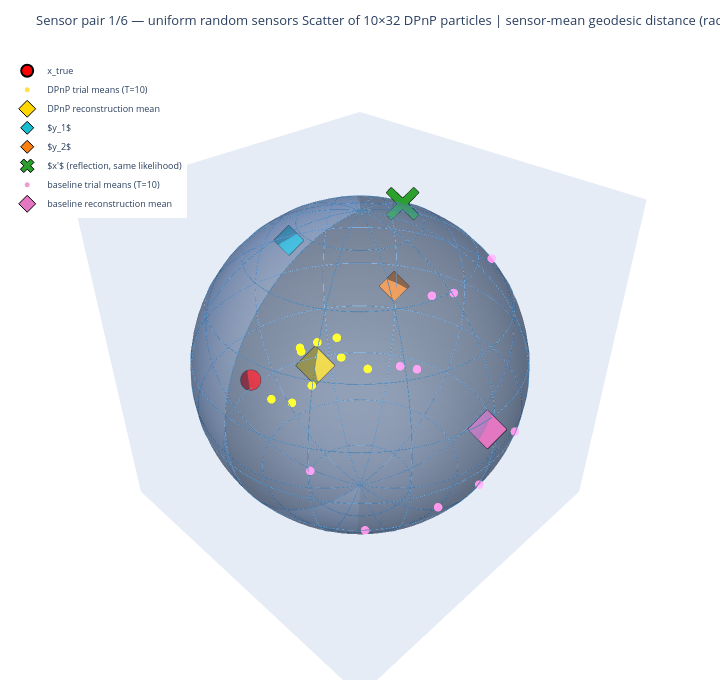
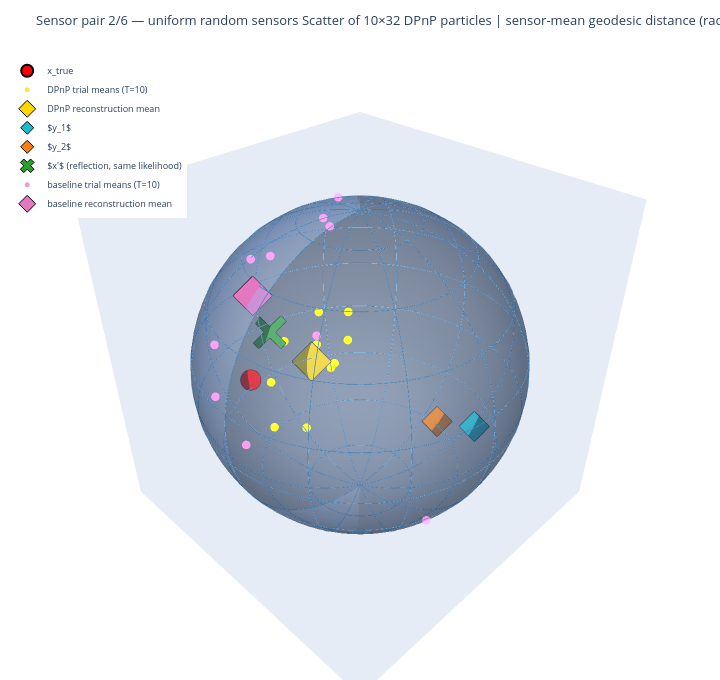
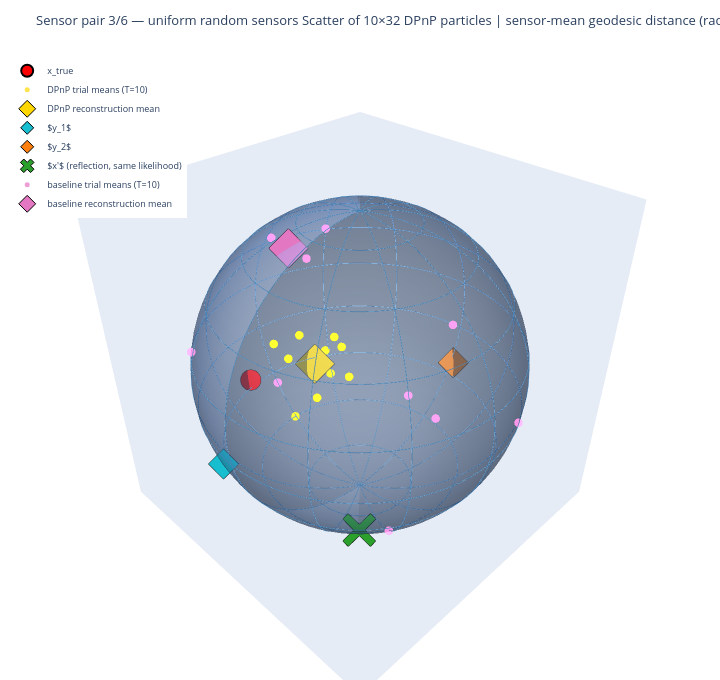
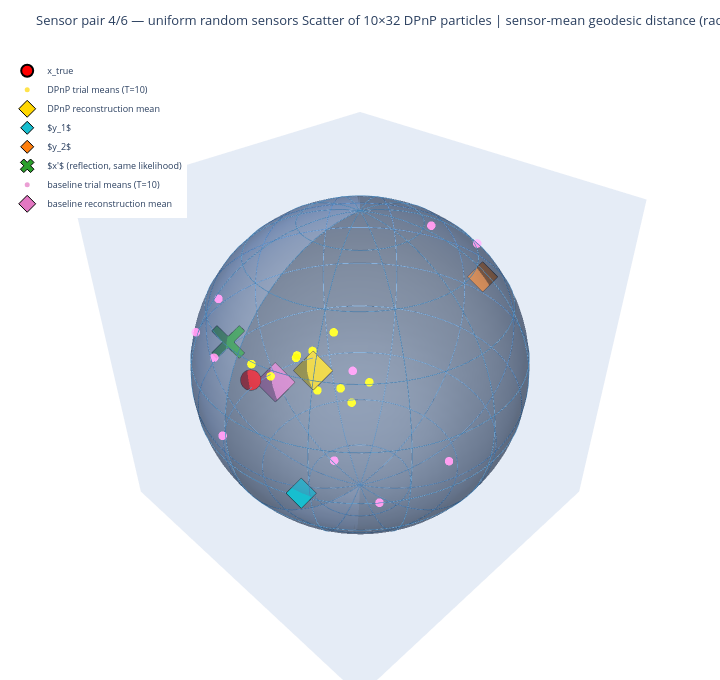

Write notebook code for charts like these, in order.
### Markdown cell above
## 4. Demo A – fixed sensor locations

Sensors `y1`, `y2` are specified manually (random on the sphere here).

### Code cell
torch.manual_seed(0)
y1_fixed = normalize_torch(torch.randn(3, dtype=dtype, device=device))
y2_fixed = normalize_torch(torch.randn(3, dtype=dtype, device=device))

for yi, name in [(y1_fixed, "y1"), (y2_fixed, "y2")]:
    ll = extrinsic_to_latlon_deg_torch(yi[None]).squeeze()
    print(f"{name} (lat, lon) = ({ll[0].item():.2f}°, {ll[1].item():.2f}°)")

x_refl = _reflect_through_great_circle(x_true[None], y1_fixed[None], y2_fixed[None]).squeeze()
ll_r = extrinsic_to_latlon_deg_torch(x_refl[None]).squeeze()
print(f"x' reflection (lat, lon) = ({ll_r[0].item():.2f}°, {ll_r[1].item():.2f}°)")

demo_fixed = run_two_point_earthquake_demo(
    x_true=x_true,
    # y1=y1_fixed, y2=y2_fixed,
    beta=BETA, sigma2=SIGMA2,
    p_score=p_score, eta=eta,
    n_sensor_pairs=6,
    n_trials_per_sensor=10,
    metric="geodesic",
    n_bel_paths=5000, n_bel_steps=5,
    out_samples=32, grw_steps=5,
    particle_counts=[1, 5, 10, 20],
    plot_per_sensor=True,
    plot_global=True,
    plot_quality_vs_steps=True,
    include_baseline=True,   # geodesic random-walk Metropolis on S²
    mcmc_tau=1,
    mcmc_n_burnin=2000,
    mcmc_use_mala= True,
    show_kde= False,
    plot_3d= True,
    device=device, dtype=dtype, seed=0,
)
